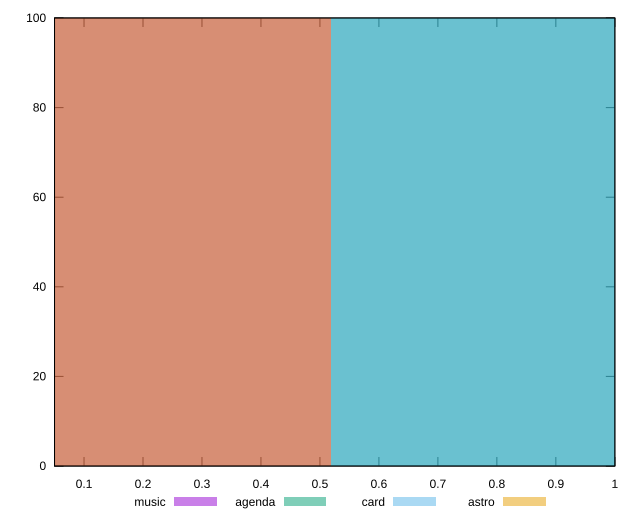

Reproduce this figure in gnuplot.
reset

$music <<EOF
0 100
EOF

$agenda <<EOF
1.0382076450218682 100
EOF

$card <<EOF
1.0382076450218682 100
EOF

$astro <<EOF
0 100
EOF

set key outside below
set boxwidth 1.0382076450218682
set xrange [0.05:1]
set yrange [0:100]
set trange [0:100]
set style fill transparent solid 0.5 noborder
set terminal svg size 640, 520 enhanced background rgb 'white'
set output "reports/report_00032_2021-02-25T10-28-15.087Z/uses-long-cache-ttl/comparison/histogram/all_score.svg"

plot $music title "music" with boxes, \
     $agenda title "agenda" with boxes, \
     $card title "card" with boxes, \
     $astro title "astro" with boxes

reset
